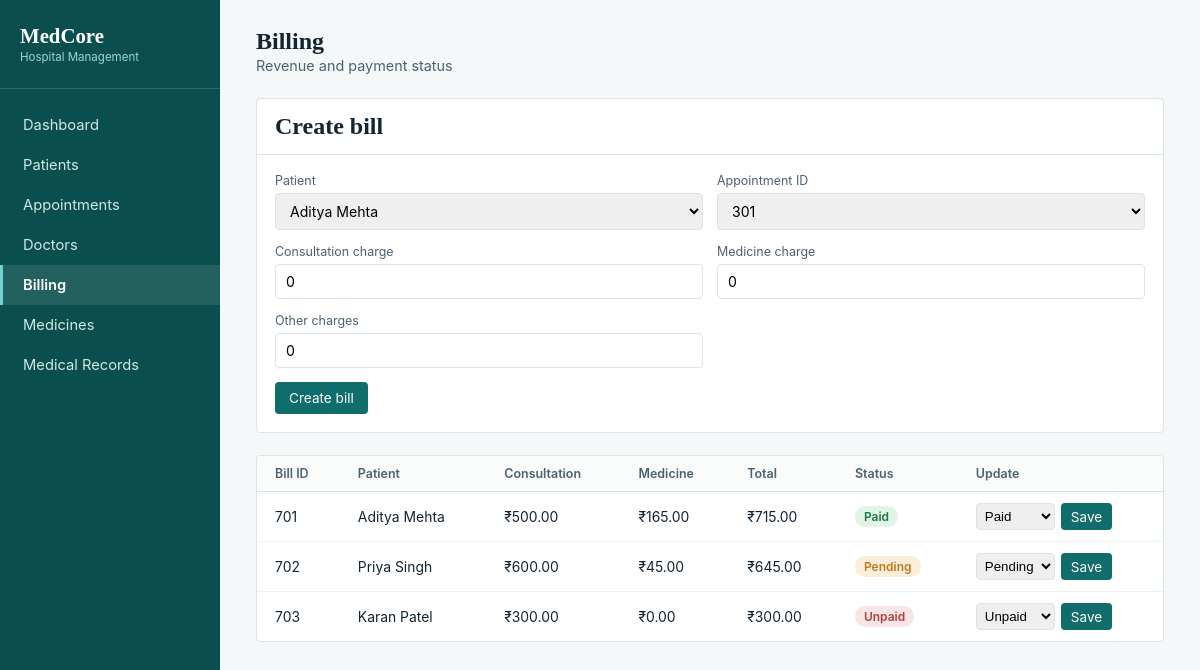
/billing.php, run on the app's committed database.
### tables this page shows
CREATE TABLE BILL (
    Bill_ID             INT PRIMARY KEY,
    Patient_ID          INT,
    Appointment_ID      INT,
    Bill_Date           DATE NOT NULL,
    Consultation_Charge DECIMAL(10, 2) DEFAULT 0.00,
    Medicine_Charge     DECIMAL(10, 2) DEFAULT 0.00,
    Other_Charges       DECIMAL(10, 2) DEFAULT 0.00,
    Total_Amount        DECIMAL(10, 2),
    Payment_Status      VARCHAR(20) DEFAULT 'Unpaid',
    FOREIGN KEY (Patient_ID) REFERENCES PATIENT(Patient_ID),
    FOREIGN KEY (Appointment_ID) REFERENCES APPOINTMENT(Appointment_ID)
);

### billing.php (the view, shortened to what this page needs)
<?php
$patients     = mysqli_query($conn, "SELECT Patient_ID, First_Name, Last_Name FROM PATIENT");
$appointments = mysqli_query($conn, "SELECT Appointment_ID FROM APPOINTMENT");
$sql = "SELECT b.Bill_ID, CONCAT(p.First_Name,' ',p.Last_Name) AS Patient_Name,
               b.Consultation_Charge, b.Medicine_Charge, b.Other_Charges, b.Total_Amount, b.Payment_Status
        FROM BILL b JOIN PATIENT p ON b.Patient_ID = p.Patient_ID
        ORDER BY b.Bill_ID";
$bills = mysqli_query($conn, $sql);
?>
<!DOCTYPE html>
<html>
<head>
<link rel="stylesheet" href="css/style.css">
</head>
<body>
<div class="app">
  <aside class="sidebar">
    <div class="brand"><h1>MedCore</h1><span>Hospital Management</span></div>
    <nav>
      <a href="index.php">Dashboard</a>
      <a href="patients.php">Patients</a>
      <a href="appointments.php">Appointments</a>
      <a href="doctors.php">Doctors</a>
      <a href="billing.php" class="active">Billing</a>
      <a href="medicines.php">Medicines</a>
      <a href="medical_records.php">Medical Records</a>
    </nav>
  </aside>
  <main>
    <div class="topbar"><div><h2>Billing</h2><p>Revenue and payment status</p></div></div>
    <div class="panel">
      <div class="panel-head"><h2>Create bill</h2></div>
      <form method="POST" class="form-grid">
        <div class="field"><label>Patient</label>
          <select name="patient_id" required>
            <?php while ($p = mysqli_fetch_assoc($patients)): ?>
              <option value="<?= $p['Patient_ID'] ?>"><?= $p['First_Name'].' '.$p['Last_Name'] ?></option>
            <?php endwhile; ?>
          </select>
        </div>
        <div class="field"><label>Appointment ID</label>
          <select name="appointment_id" required>
            <?php while ($a = mysqli_fetch_assoc($appointments)): ?>
              <option value="<?= $a['Appointment_ID'] ?>"><?= $a['Appointment_ID'] ?></option>
            <?php endwhile; ?>
          </select>
        </div>
        <div class="field"><label>Consultation charge</label><input type="number" step="0.01" name="consultation" value="0"></div>
        <div class="field"><label>Medicine charge</label><input type="number" step="0.01" name="medicine" value="0"></div>
        <div class="field"><label>Other charges</label><input type="number" step="0.01" name="other" value="0"></div>
        <div class="form-actions"><button class="btn" type="submit">Create bill</button></div>
      </form>
    </div>
    <div class="panel">
      <table>
        <tr><th>Bill ID</th><th>Patient</th><th>Consultation</th><th>Medicine</th><th>Total</th><th>Status</th><th>Update</th></tr>
        <?php while ($row = mysqli_fetch_assoc($bills)): ?>
          <tr>
            <td><?= $row['Bill_ID'] ?></td>
            <td><?= $row['Patient_Name'] ?></td>
            <td>₹<?= $row['Consultation_Charge'] ?></td>
            <td>₹<?= $row['Medicine_Charge'] ?></td>
            <td>₹<?= $row['Total_Amount'] ?></td>
            <td><span class="badge b-<?= strtolower($row['Payment_Status']) ?>"><?= $row['Payment_Status'] ?></span></td>
            <td>
              <form method="POST" style="display:flex;gap:6px;">
                <select name="payment_status" style="padding:4px;border-radius:4px;border:1px solid var(--line);">
                  <option <?= $row['Payment_Status']=='Paid'?'selected':'' ?>>Paid</option>
                  <option <?= $row['Payment_Status']=='Pending'?'selected':'' ?>>Pending</option>
                  <option <?= $row['Payment_Status']=='Unpaid'?'selected':'' ?>>Unpaid</option>
                </select>
                <button class="btn" type="submit" style="padding:4px 10px;">Save</button>
              </form>
            </td>
          </tr>
        <?php endwhile; ?>
      </table>
    </div>
  </main>
</div>
</body>
</html>

### css/style.css (style rules this page uses)
:root { --ink:#132532; --ink-soft:#4b6270; --line:#dbe4e8; --bg:#f4f8f9; --panel:#ffffff; --teal:#0f6e6b; --teal-deep:#0a4f4d; --amber:#c17a1f; --red:#b3413b; --radius:4px; }
* { box-sizing:border-box; }
body { margin:0;font-family:-apple-system,Helvetica,Arial,sans-serif;background:var(--bg);color:var(--ink); }
h1,h2 { font-family:Georgia,serif;margin:0; }
.app { display:flex;min-height:100vh; }
.sidebar { width:220px;background:var(--teal-deep);color:#dff1ef;padding:24px 0; }
.brand { padding:0 20px 24px 20px;border-bottom:1px solid rgba(255,255,255,.14);margin-bottom:16px; }
.brand h1 { color:#fff;font-size:1.3rem; }
.brand span { display:block;font-size:.72rem;color:#9fd3cf;margin-top:2px; }
nav a { display:block;padding:11px 20px;color:#cfe8e5;text-decoration:none;font-size:.92rem;border-left:3px solid transparent; }
nav a.active { background:rgba(255,255,255,.1);border-left:3px solid #6fd3cb;color:#fff;font-weight:600; }
main { flex:1;padding:28px 36px; }
.topbar { display:flex;justify-content:space-between;align-items:baseline;margin-bottom:24px;flex-wrap:wrap;gap:8px; }
.topbar p { margin:2px 0 0;color:var(--ink-soft);font-size:.9rem; }
.panel { background:var(--panel);border:1px solid var(--line);border-radius:var(--radius);margin-bottom:22px;overflow-x:auto; }
.panel-head { display:flex;justify-content:space-between;align-items:center;padding:14px 18px;border-bottom:1px solid var(--line); }
.btn { background:var(--teal);color:#fff;border:none;padding:8px 14px;border-radius:var(--radius);font-size:.85rem;cursor:pointer;font-family:inherit; }
table { width:100%;border-collapse:collapse;font-size:.87rem;min-width:600px; }
th { text-align:left;padding:10px 18px;color:var(--ink-soft);font-weight:600;border-bottom:1px solid var(--line);background:#fafcfc;font-size:.78rem; }
td { padding:11px 18px;border-bottom:1px solid #edf2f3; }
tr:last-child td { border-bottom:none; }
.badge { display:inline-block;padding:3px 9px;border-radius:20px;font-size:.75rem;font-weight:600; }
.form-grid { display:grid;grid-template-columns:1fr 1fr;gap:14px;padding:18px; }
.field { display:flex;flex-direction:column;gap:5px; }
.field label { font-size:.78rem;color:var(--ink-soft); }
.field input,.field select { padding:8px 10px;border:1px solid var(--line);border-radius:var(--radius);font-size:.88rem;font-family:inherit; }
.form-actions { grid-column:1/-1; }

### billing.php (style rules this page uses)
.b-paid { background:#e2f3e8;color:#1f7a45; }
.b-pending { background:#fbeed9;color:var(--amber); }
.b-unpaid { background:#f7e6e5;color:var(--red); }

### data on the page
bill: Bill_ID "701", Patient_Name "Aditya Mehta", Consultation_Charge "500.00", Medicine_Charge "165.00", Total_Amount "715.00", Payment_Status "Paid", payment_status "Paid"
bill: Bill_ID "702", Patient_Name "Priya Singh", Consultation_Charge "600.00", Medicine_Charge "45.00", Total_Amount "645.00", Payment_Status "Pending", payment_status "Pending"
bill: Bill_ID "703", Patient_Name "Karan Patel", Consultation_Charge "300.00", Medicine_Charge "0.00", Total_Amount "300.00", Payment_Status "Unpaid", payment_status "Unpaid"

### other printed values
form field patient_id "Aditya Mehta"
form field appointment_id "301"
